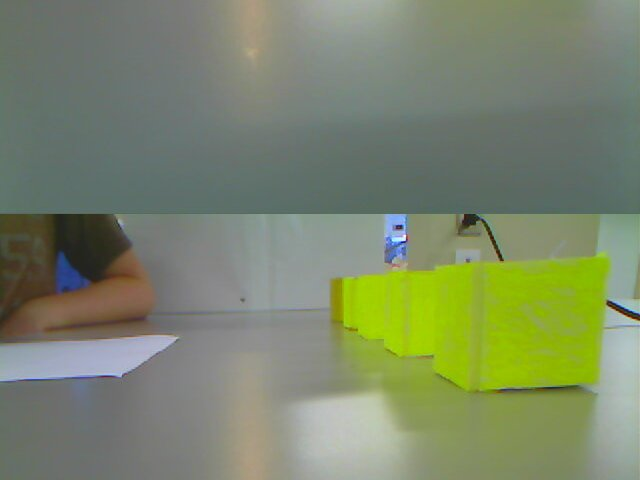
#> input picture 2018-PowerUp-Problems/test-01.jpg, 640 x 480 px, found by its file name
$ python Task-F2_IntroductionToModules.py
#> lines starting #> are read from the running program, lines starting #| are printed output that depends on the picture; after the words box and inside, x2 and y2 are one past the last pixel; in counts of white or black regions, pixels touching at a corner belong together
#> further down, bgrOriginal is the input picture: shape (480, 640, 3); mean B, G, R 106.4, 134.1, 123.4
#> `hsvOriginal = cv2.cvtColor(bgrOriginal, cv2.COLOR_BGR2HSV)`: hsvOriginal: shape (480, 640, 3); mean H, S, V 56.8, 56.8, 136.1
### Week 2/maskers/maskByRange.py
import cv2

def maskByRange(hsvImage, colHsvLower, colHsvUpper):
    return cv2.inRange(hsvImage, colHsvLower, colHsvUpper)
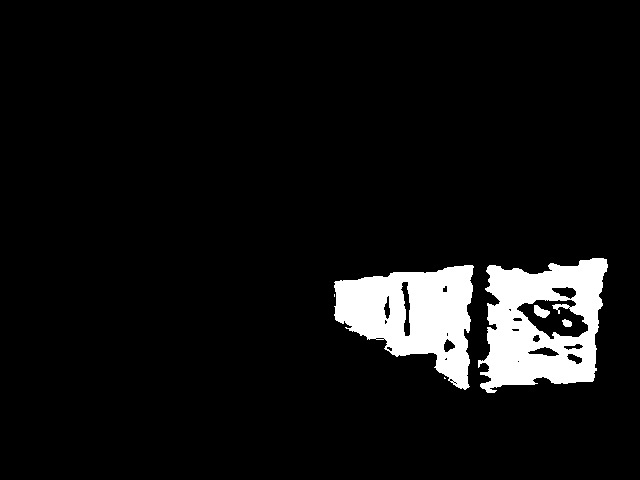
#> returned value: shape (480, 640); 6.9% white; 6 white regions (2 under 20 px), largest, box (x1, y1, x2, y2) and area: (478, 258, 608, 393) 10773, (334, 265, 474, 390) 10192, (534, 305, 550, 318) 128, (562, 319, 572, 327) 59

### Week 2/maskers/maskByKnoxville.py
# https://github.com/Knoxville-FRC-alliance/Vision-2018-Python/blob/master/visionPi.py

import numpy as np
import cv2

def hsvThreshold(img, hueMin, hueMax, satMin, satMax, valMin, valMax):

    # hue, sat, val = cv2.split(img)
#> called with hueMin = 30, hueMax = 40, satMin = 220, satMax = 255, valMin = 100, valMax = 255
    hue = img[:,:,0]
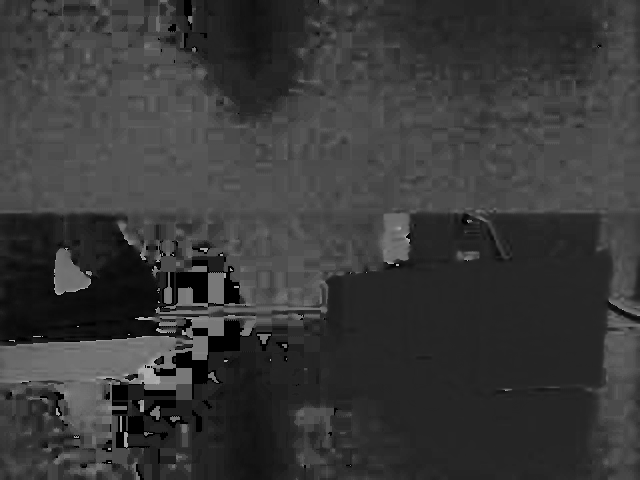
#> hue: shape (480, 640); min 0, max 179, mean 56.8
    sat = img[:,:,1]
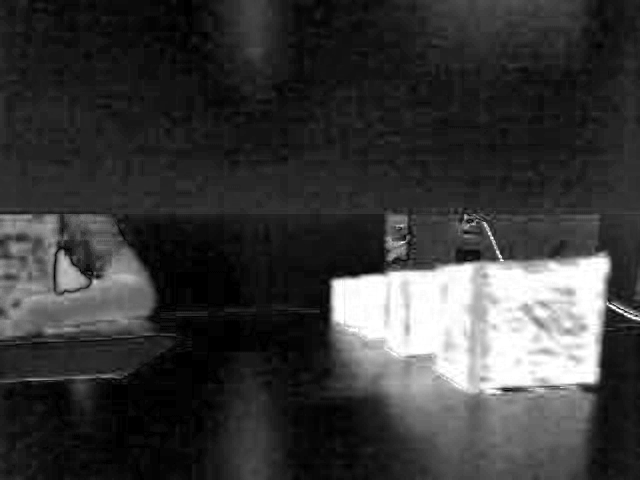
#> sat: shape (480, 640); min 0, max 255, mean 56.8
    val = img[:,:,2]
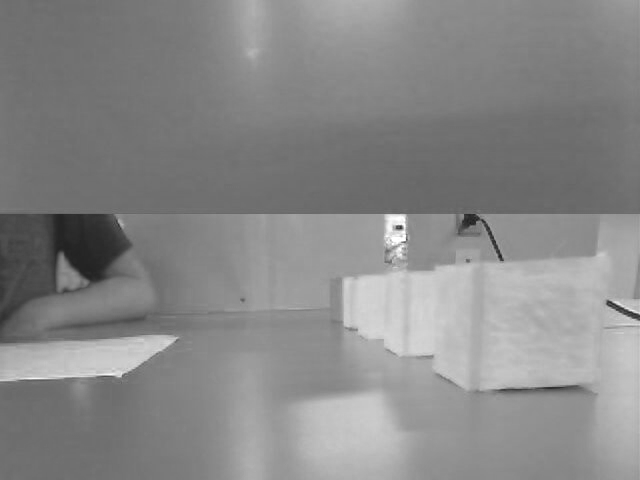
#> val: shape (480, 640); min 29, max 255, mean 136.1

    hueBin = np.zeros(hue.shape, dtype=np.uint8)
    satBin = np.zeros(sat.shape, dtype=np.uint8)
    valBin = np.zeros(val.shape, dtype=np.uint8)

    hueBin = cv2.inRange(hue, hueMin, hueMax)
#> hueBin: shape (480, 640); 28.6% white; 210 white regions (153 under 20 px), largest, box (x1, y1, x2, y2) and area: (113, 214, 610, 480) 70037, (172, 0, 310, 116) 6485, (428, 0, 594, 54) 4745
    satBin = cv2.inRange(sat, satMin, satMax)
#> satBin: shape (480, 640); 6.9% white; 16 white regions (11 under 20 px), largest, box (x1, y1, x2, y2) and area: (478, 258, 608, 393) 10778, (334, 265, 474, 390) 10220, (534, 305, 550, 318) 128, (562, 319, 572, 327) 59, (609, 305, 622, 312) 20
    valBin = cv2.inRange(val, valMin, valMax)
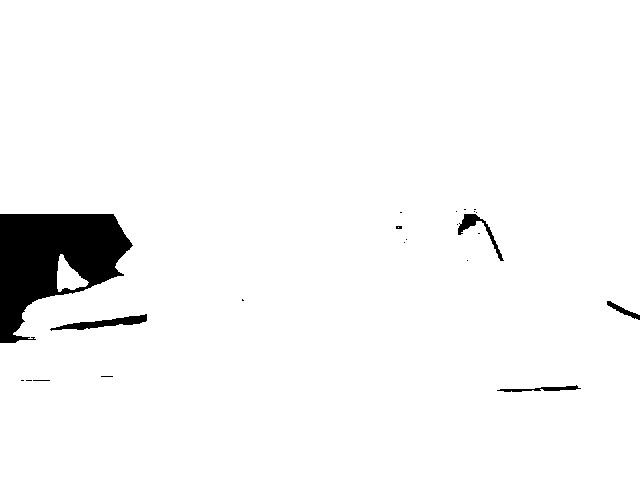
#> valBin: shape (480, 640); 96.3% white; 22 black regions (17 under 20 px)

    bin = np.copy(hueBin)
    cv2.bitwise_and(satBin, bin, bin)
    cv2.bitwise_and(valBin, bin, bin)

    return bin

### Week 2/masking.py
import numpy as np
import cv2

from maskers.maskByRange import maskByRange
from maskers.maskByKnoxville import hsvThreshold

def maskByColor(hsvImage, LowColor, HighColor, Method):

    if Method == 'ir':
        mskToReturn = maskByRange(hsvImage, LowColor, HighColor)

    elif Method == 'kn':
        # [4 lines of commented-out code are left out]
        if isinstance(LowColor,np.ndarray):
            #print('isndarry')
            LowColor = LowColor[0]
            #print(LowColor[0], LowColor[1], LowColor[2])
            hueMin, satMin, valMin = LowColor[0], LowColor[1], LowColor[2]
            #print(hueMin, satMin, valMin)
            HighColor = HighColor[0]
            hueMax, satMax, valMax = HighColor[0], HighColor[1], HighColor[2]
        else:
            #print('notndarray')
            print(LowColor, type(LowColor))
            if isinstance(LowColor,tuple):
                #print('tuple')
                (hueMin, satMin, valMin) = LowColor
                (hueMax, satMax, valMax) = HighColor
            else:
                #print('list')
                LowColor = LowColor[0]
                hueMin, satMin, valMin = LowColor[0], LowColor[1], LowColor[2]
                HighColor = HighColor[0]
                hueMax, satMax, valMax = HighColor[0], HighColor[1], HighColor[2]

        mskToReturn = hsvThreshold(hsvImage, int(hueMin), int(hueMax), int(satMin), int(satMax), int(valMin), int(valMax))

    elif Method == '':
        pass

    else:
        print('No valid method of maskByColor passed to function')
        mskToReturn = None

    return mskToReturn

# [27 lines that do not run on import are left out]

### Week 2/Task-F2_IntroductionToModules.py
# This is a pseudo code file for Merge Robotics

# This is task F2 - > Introduction to Modules

# In task F we found an intersting techinique on the Knoxville github page including a function called 'hsvThreshold'

# You can find their full file here with 'hsvThreshold' embedded as part of it.
# - https://github.com/Knoxville-FRC-alliance/Vision-2018-Python/blob/master/visionPi.py

# As an experiment let's try this method out by copying task D5 and modifying it to work with their function.
# I understand that the proper Python terms for a function in a separate file is called a modules, so we will
# also use a new folder called modules, a .py file called 'masking.py' as a chooser of sorts, with a sub folder
# for code breakdown called maskers

# Imports!
# Python - import modules of code as required (OpenCV here)
import numpy as np
import cv2
from masking import maskByColor

# Constants!
# colors for screen information
colBgrBlue = (255, 0, 0)
colBgrGreen = (0 , 255, 0)
colBgrRed = (0, 0, 255)
colRgbYellow = (0, 255, 255)
colRgbPurple = (255, 102, 153)

# colors for HSV filtering
colHsvLowerGreen = (55, 220, 220)
colHsvUpperGreen = (65, 255, 255)

# fonts for displaying text
font = cv2.FONT_HERSHEY_SIMPLEX

# define a string variable for the path to the file
strPathName = '2017-pegsAtDistance/'

# define and fill an array with the names of images
arrImageFiles = []
# [20 lines of commented-out code are left out]

if True:
    strPathName = '2018-PowerUp-Problems/'

    arrImageFiles = []
    arrImageFiles.append('test-01.jpg')
    arrImageFiles.append('test-02.jpg')
    arrImageFiles.append('test-03.jpg')
    arrImageFiles.append('test-04.jpg')
    arrImageFiles.append('test-05.jpg')

    colHsvLowerGreen = (30, 220, 100)
    colHsvUpperGreen = (40, 255, 255)

# setup loop
flgExit = False
intCounter = 0
while not(flgExit):

    # load a color image using the string and array
    bgrOriginal = cv2.imread(strPathName + arrImageFiles[intCounter])

    # mask the image to only show yellow or green images
    hsvOriginal = cv2.cvtColor(bgrOriginal, cv2.COLOR_BGR2HSV)

    # define a range of from upper to lower in HSV
    arrLowerColor = np.array([colHsvLowerGreen])
    arrUpperColor = np.array([colHsvUpperGreen])

    # threshold the HSV image to get only green color
    mskBinaryIr = maskByColor(hsvOriginal, arrLowerColor, arrUpperColor, 'ir')
    mskBinaryKn = maskByColor(hsvOriginal, arrLowerColor, arrUpperColor, 'kn')

    # display the binary masks image to screen
    cv2.imshow('This is the Binary mask - InRange', mskBinaryIr)
    cv2.imshow('This is the Binary mask - Knoxville', mskBinaryKn)

    # create a full color mask
    # Bitwise-AND binary mask and original image
    mskColorIr = cv2.bitwise_and(bgrOriginal, bgrOriginal, mask=mskBinaryIr)
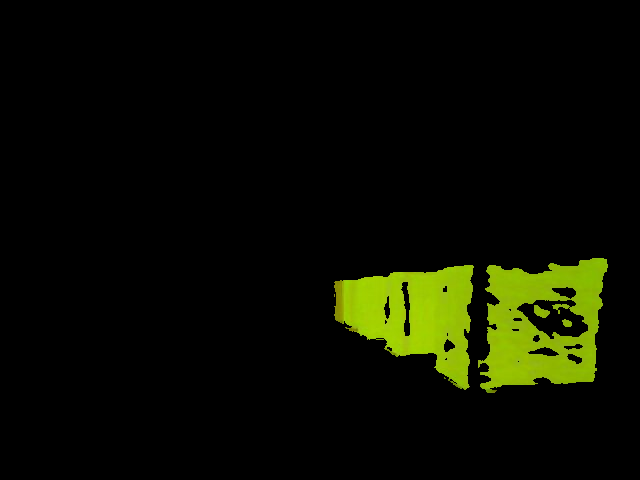
#> mskColorIr: shape (480, 640, 3); mean B, G, R 0.4, 13.1, 10.3
    mskColorKn = cv2.bitwise_and(bgrOriginal, bgrOriginal, mask=mskBinaryKn)

    # generate the array of Contours
    contours, hierarchy = cv2.findContours(mskBinaryKn, cv2.RETR_TREE, cv2.CHAIN_APPROX_SIMPLE)
#> contours = 30 contours, 14 with area under 20; largest, box (x1, y1, x2, y2) and area: (478, 258, 608, 393) 12699, (334, 265, 474, 390) 10432, (516, 299, 589, 340) 1794, (400, 281, 411, 337) 316, (551, 286, 577, 300) 196

    # sort the array of Contours by area
    contours = sorted(contours, key=lambda x: cv2.contourArea(x), reverse=True)
    print('Found', len(contours), 'contours in this photo!')
#| Found 30 contours in this photo!
    indiv = contours[0]
#> indiv = contour of 255 points, box (x1, y1, x2, y2) (478, 258, 608, 393), area 12699
    #print (indiv)

    # draw circle at centroid of target on colour mask, and known distance to target as text
    cv2.drawContours(mskColorKn, [indiv], 0, colRgbPurple, 3)
    #cv2.putText(mskColorKn, 'Real Dist: ' + str(int(arrImageFiles[intCounter][:2])) + ' ft', (20, 40), font, 0.5, colRgbYellow, 1, cv2.LINE_AA)
    M = cv2.moments(indiv)
#> M = moments, m00 12699, centre m10/m00, m01/m00 = (543.6, 323.9)
    cx = int(M['m10']/M['m00'])
#> cx = 543
    cy = int(M['m01']/M['m00'])
#> cy = 323
    cv2.circle(mskColorKn, (cx,cy), 4, colRgbPurple, -1)
#> mskColorKn: shape (480, 640, 3); mean B, G, R 2.7, 13.1, 11

    # indicare the height of the found target, assumed to be largest contour
    ix, iy, iw, ih = cv2.boundingRect(indiv)
#> ix = 478; iy = 258; iw = 130; ih = 135
    cv2.putText(mskColorKn, 'Target Height: ' + str(ih) + ' pixels', (20, 60), font, 0.5, colRgbYellow, 1, cv2.LINE_AA)
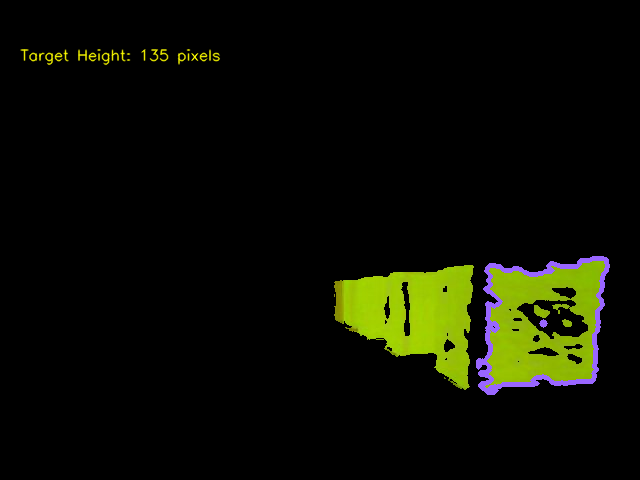
#> mskColorKn: shape (480, 640, 3); mean B, G, R 2.7, 13.6, 11.4

    # display the colour mask image to screen
    cv2.imshow('This is the Colour mask from InRange', mskColorIr)
    cv2.imshow('This is the Colour mask from Knoxville', mskColorKn)

    # wait for user input to move or close
    while(True):
        ke = cv2.waitKeyEx(0)
#> (key Esc is pressed here)
        if ke == 113 or ke == 27:
            flgExit = True
            break
        if ke == 105 or ke == 2490368:
            intCounter = intCounter - 1
            if intCounter < 0:
                intCounter = len(arrImageFiles) - 1
            break
        if ke == 109 or ke == 2621440:
            intCounter = intCounter + 1
            if intCounter > len(arrImageFiles) - 1:
                intCounter = 0
            break

# cleanup and exit
cv2.destroyAllWindows()
